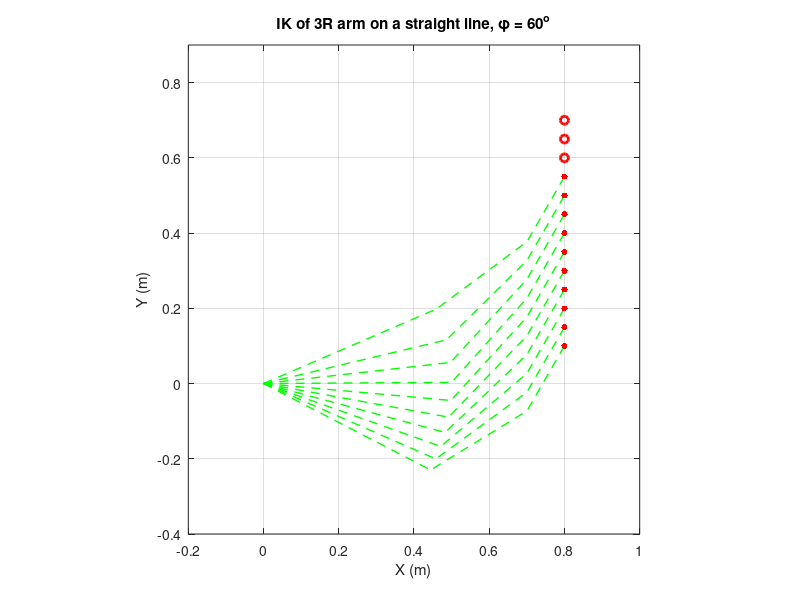

MATLAB code to generate this figure:
%% Exp 12 (b): Inverse Kinematics of a 3R Robotic Arm - straight line
% End effector keeps orientation phi = 60 deg and travels on a straight line
% from (0.8, 0.1) to (0.8, 0.7).
clc; clf; clear all; close all;

l1 = 0.5;
l2 = 0.3;
l3 = 0.2;
x = 0.8;
y = (0.1:0.05:0.7);
theta3 = 60;            % end-effector orientation phi in degrees
phi = theta3*pi/180;

figure(1)
for i = 1:length(y)
    r = [x, y(i)];                          % end effector target
    w = r - l3*[cos(phi), sin(phi)];        % wrist point (joint 3)
    c2 = (w(1)^2 + w(2)^2 - l1^2 - l2^2)/(2*l1*l2);
    if abs(c2) <= 1
        th2 = acos(c2);
        th1 = atan2(w(2), w(1)) - atan2(l2*sin(th2), l1 + l2*cos(th2));
        th3 = phi - th1 - th2;              % third joint keeps the orientation
        r1 = [l1*cos(th1), l1*sin(th1)];    % joint 2
        l1x = [0, r1(1), w(1), r(1)];
        l1y = [0, r1(2), w(2), r(2)];
        axis equal
        axis([-0.2 1.0 -0.4 0.9])
        plot(l1x, l1y, '--g', 'LineWidth', 1)
        hold on;
        plot(r(1), r(2), 'r.', 'MarkerSize', 14)
        pause(0.3)
        fprintf('(%.2f, %.2f): th1 = %.1f, th2 = %.1f, th3 = %.1f deg\n', ...
            r(1), r(2), th1*180/pi, th2*180/pi, th3*180/pi);
    else
        plot(r(1), r(2), 'or', 'LineWidth', 2); % only the point
        hold on;
        fprintf('(%.2f, %.2f) is not reachable\n', r(1), r(2));
    end
end
xlabel('X (m)'); ylabel('Y (m)');
title('IK of 3R arm on a straight line, \phi = 60^o');
grid on
